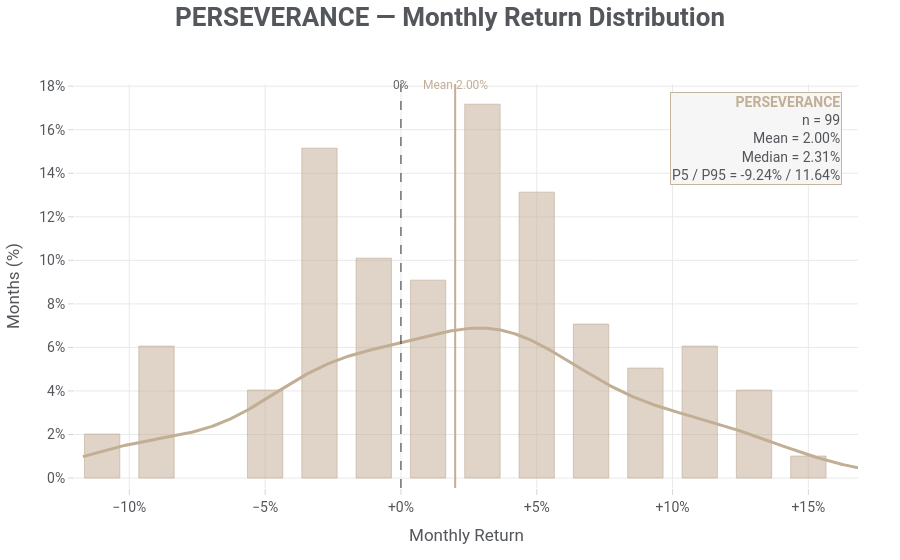
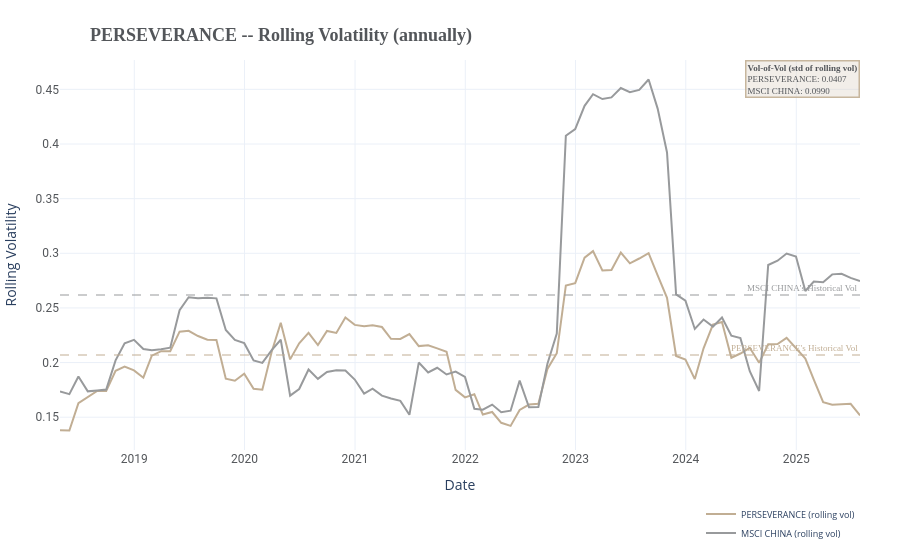

Source (notebook cell) for these figures, in order:
### Markdown cell above
### Summary of a Fund

### Code cell
funds['PERSEVERANCE'].summary_of_a_fund(funds['MSCI CHINA'],language="en")

### Figure 1 — Plotly figure (JSON) as saved in the notebook; plotly's stock layout.template omitted (floating-point values rounded to 4 significant figures; data arrays with more than 128 entries replaced by an {"elided": "..."} marker saying what was removed)
{"data": [{"histnorm": "percent", "hovertemplate": "<b>%{x.start:.2%} – %{x.end:.2%}</b><br>%{y:.1f}% of months<extra></extra>", "marker": {"color": "rgba(193,174,148,0.55)", "line": {"color": "rgba(193,174,148,0.85)", "width": 0.8}}, "name": "PERSEVERANCE", "nbinsx": 24, "opacity": 0.95, "showlegend": false, "type": "histogram", "x": [0.0235, 0.0191, 0.0704, 0.0471, 0.0231, 0.0741, 0.0376, 0.0514, 0.1079, -0.0331, -0.0027, -0.0141, 0.0286, -0.0528, -0.0383, -0.0372, 0.022, -0.1005, 0.0524, -0.0503, 0.0976, 0.0835, 0.0407, 0.0212, -0.0888, 0.0565, 0.0161, -0.0191, 0.0042, 0.0198, 0.0416, 0.1146, 0.0238, 0.0809, -0.0923, 0.1233, 0.0492, 0.1151, 0.1121, 0.0345, -0.0355, 0.0647, 0.1359, 0.0721, 0.0325, 0.0876, -0.09, 0.0622, 0.0542, -0.0319, 0.002, 0.0139, -0.0266, 0.0335, 0.0049, -0.0211, 0.0478, 0.0343, -0.0933, -0.025, 0.047, 0.0757, -0.0316, -0.0134, -0.1061, -0.0937, 0.1573, 0.0396, 0.1244, -0.0581, 0.0309, -0.028, -0.0948, 0.0252, 0.0574, -0.052, -0.0303, -0.0149, -0.0027, -0.0271, 0.0975, 0.1156, 0.1061, 0.0718, -0.0078, -0.0118, -0.0364, 0.0293, 0.1319, -0.0161, -0.0252, 0.0166, 0.0324, 0.049, 0.0225, -0.0308, -0.0126, 0.0412, 0.0141]}, {"hovertemplate": "<b>%{x:.2%}</b><br>%{y:.2f}% (smooth)<extra></extra>", "line": {"color": "#C1AE94", "width": 3}, "mode": "lines", "name": "KDE", "showlegend": false, "type": "scatter", "x": {"elided": "400 float values"}, "y": {"elided": "400 float values"}}], "layout": {"annotations": [{"font": {"color": "#666", "size": 12}, "showarrow": false, "text": "0%", "x": 0, "xref": "x", "y": 1.02, "yref": "paper"}, {"font": {"color": "#C1AE94", "size": 12}, "showarrow": false, "text": "Mean 2.00%", "x": 0.01997, "xref": "x", "y": 1.02, "yref": "paper"}, {"align": "right", "bgcolor": "#F6F6F7", "bordercolor": "rgba(193,174,148,0.9)", "borderwidth": 1, "showarrow": false, "text": "<span style='color:#C1AE94;'><b>PERSEVERANCE</b></span><br>n = 99<br>Mean = 2.00%<br>Median = 2.31%<br>P5 / P95 = -9.24% / 11.64%", "x": 0.98, "xanchor": "right", "xref": "paper", "y": 0.98, "yanchor": "top", "yref": "paper"}], "bargap": 0.35, "font": {"color": "#53565A", "family": "Montserrat, Roboto", "size": 14}, "hoverlabel": {"bgcolor": "white", "bordercolor": "rgba(193,174,148,0.6)", "font": {"color": "#333", "family": "Montserrat, Roboto", "size": 13}}, "hovermode": "x unified", "margin": {"b": 72, "l": 54, "r": 42, "t": 84}, "paper_bgcolor": "white", "plot_bgcolor": "white", "shapes": [{"line": {"color": "#2F2F2F", "dash": "dash", "width": 1}, "type": "line", "x0": 0, "x1": 0, "xref": "x", "y0": 0, "y1": 1, "yref": "paper"}, {"line": {"color": "#C1AE94", "width": 2}, "type": "line", "x0": 0.01997, "x1": 0.01997, "xref": "x", "y0": 0, "y1": 1, "yref": "paper"}], "title": {"font": {"size": 26}, "text": "<b>PERSEVERANCE — Monthly Return Distribution</b>", "x": 0.5, "xanchor": "center", "y": 0.97, "yanchor": "middle"}, "xaxis": {"gridcolor": "#e9e9ea", "showgrid": true, "tickcolor": "#d7d7d9", "tickformat": "+.0%", "ticklen": 6, "ticks": "outside", "title": {"text": "Monthly Return"}, "zeroline": false}, "yaxis": {"gridcolor": "#e9e9ea", "showgrid": true, "tickcolor": "#d7d7d9", "ticklen": 6, "ticks": "outside", "ticksuffix": "%", "title": {"text": "Months (%)"}, "zeroline": false}}}

### Figure 2 — Plotly figure (JSON) as saved in the notebook; plotly's stock layout.template omitted (floating-point values rounded to 4 significant figures)
{"data": [{"hovertemplate": "Date: %{x|%Y-%m}<br>Vol: %{y:.4f}<extra>Fund</extra>", "line": {"color": "#C1AE94", "dash": "solid", "width": 2}, "mode": "lines", "name": "PERSEVERANCE (rolling vol)", "type": "scatter", "x": ["2018-04-30T00:00:00", "2018-05-31T00:00:00", "2018-06-30T00:00:00", "2018-07-31T00:00:00", "2018-08-31T00:00:00", "2018-09-30T00:00:00", "2018-10-31T00:00:00", "2018-11-30T00:00:00", "2018-12-31T00:00:00", "2019-01-31T00:00:00", "2019-02-28T00:00:00", "2019-03-31T00:00:00", "2019-04-30T00:00:00", "2019-05-31T00:00:00", "2019-06-30T00:00:00", "2019-07-31T00:00:00", "2019-08-31T00:00:00", "2019-09-30T00:00:00", "2019-10-31T00:00:00", "2019-11-30T00:00:00", "2019-12-31T00:00:00", "2020-01-31T00:00:00", "2020-02-29T00:00:00", "2020-03-31T00:00:00", "2020-04-30T00:00:00", "2020-05-31T00:00:00", "2020-06-30T00:00:00", "2020-07-31T00:00:00", "2020-08-31T00:00:00", "2020-09-30T00:00:00", "2020-10-31T00:00:00", "2020-11-30T00:00:00", "2020-12-31T00:00:00", "2021-01-31T00:00:00", "2021-02-28T00:00:00", "2021-03-31T00:00:00", "2021-04-30T00:00:00", "2021-05-31T00:00:00", "2021-06-30T00:00:00", "2021-07-31T00:00:00", "2021-08-31T00:00:00", "2021-09-30T00:00:00", "2021-10-31T00:00:00", "2021-11-30T00:00:00", "2021-12-31T00:00:00", "2022-01-31T00:00:00", "2022-02-28T00:00:00", "2022-03-31T00:00:00", "2022-04-30T00:00:00", "2022-05-31T00:00:00", "2022-06-30T00:00:00", "2022-07-31T00:00:00", "2022-08-31T00:00:00", "2022-09-30T00:00:00", "2022-10-31T00:00:00", "2022-11-30T00:00:00", "2022-12-31T00:00:00", "2023-01-31T00:00:00", "2023-02-28T00:00:00", "2023-03-31T00:00:00", "2023-04-30T00:00:00", "2023-05-31T00:00:00", "2023-06-30T00:00:00", "2023-07-31T00:00:00", "2023-08-31T00:00:00", "2023-09-30T00:00:00", "2023-10-31T00:00:00", "2023-11-30T00:00:00", "2023-12-31T00:00:00", "2024-01-31T00:00:00", "2024-02-29T00:00:00", "2024-03-31T00:00:00", "2024-04-30T00:00:00", "2024-05-31T00:00:00", "2024-06-30T00:00:00", "2024-07-31T00:00:00", "2024-08-31T00:00:00", "2024-09-30T00:00:00", "2024-10-31T00:00:00", "2024-11-30T00:00:00", "2024-12-31T00:00:00", "2025-01-31T00:00:00", "2025-02-28T00:00:00", "2025-03-31T00:00:00", "2025-04-30T00:00:00", "2025-05-31T00:00:00", "2025-06-30T00:00:00", "2025-07-31T00:00:00"], "y": [0.1381, 0.1378, 0.1629, 0.1683, 0.174, 0.1739, 0.1925, 0.1964, 0.1929, 0.1862, 0.2063, 0.2104, 0.2103, 0.2283, 0.2291, 0.2243, 0.2209, 0.2206, 0.1852, 0.1834, 0.1899, 0.176, 0.1751, 0.2099, 0.2364, 0.2029, 0.2176, 0.2272, 0.2161, 0.229, 0.2271, 0.2412, 0.2345, 0.2333, 0.2341, 0.2325, 0.2217, 0.2217, 0.226, 0.2151, 0.2158, 0.213, 0.21, 0.175, 0.1682, 0.1711, 0.1525, 0.1548, 0.1449, 0.142, 0.1567, 0.1616, 0.1622, 0.1942, 0.2086, 0.2705, 0.2726, 0.296, 0.302, 0.2843, 0.2848, 0.3006, 0.2908, 0.2952, 0.3001, 0.2797, 0.2593, 0.2061, 0.2028, 0.1849, 0.2131, 0.2347, 0.237, 0.2044, 0.2083, 0.2135, 0.1997, 0.2167, 0.217, 0.2226, 0.2133, 0.2036, 0.1845, 0.1638, 0.1614, 0.1622, 0.1622, 0.1517]}, {"hovertemplate": "Date: %{x|%Y-%m}<br>Vol: %{y:.4f}<extra>Benchmark</extra>", "line": {"color": "#989A9C", "dash": "solid", "width": 2}, "mode": "lines", "name": "MSCI CHINA (rolling vol)", "type": "scatter", "x": ["2018-04-30T00:00:00", "2018-05-31T00:00:00", "2018-06-30T00:00:00", "2018-07-31T00:00:00", "2018-08-31T00:00:00", "2018-09-30T00:00:00", "2018-10-31T00:00:00", "2018-11-30T00:00:00", "2018-12-31T00:00:00", "2019-01-31T00:00:00", "2019-02-28T00:00:00", "2019-03-31T00:00:00", "2019-04-30T00:00:00", "2019-05-31T00:00:00", "2019-06-30T00:00:00", "2019-07-31T00:00:00", "2019-08-31T00:00:00", "2019-09-30T00:00:00", "2019-10-31T00:00:00", "2019-11-30T00:00:00", "2019-12-31T00:00:00", "2020-01-31T00:00:00", "2020-02-29T00:00:00", "2020-03-31T00:00:00", "2020-04-30T00:00:00", "2020-05-31T00:00:00", "2020-06-30T00:00:00", "2020-07-31T00:00:00", "2020-08-31T00:00:00", "2020-09-30T00:00:00", "2020-10-31T00:00:00", "2020-11-30T00:00:00", "2020-12-31T00:00:00", "2021-01-31T00:00:00", "2021-02-28T00:00:00", "2021-03-31T00:00:00", "2021-04-30T00:00:00", "2021-05-31T00:00:00", "2021-06-30T00:00:00", "2021-07-31T00:00:00", "2021-08-31T00:00:00", "2021-09-30T00:00:00", "2021-10-31T00:00:00", "2021-11-30T00:00:00", "2021-12-31T00:00:00", "2022-01-31T00:00:00", "2022-02-28T00:00:00", "2022-03-31T00:00:00", "2022-04-30T00:00:00", "2022-05-31T00:00:00", "2022-06-30T00:00:00", "2022-07-31T00:00:00", "2022-08-31T00:00:00", "2022-09-30T00:00:00", "2022-10-31T00:00:00", "2022-11-30T00:00:00", "2022-12-31T00:00:00", "2023-01-31T00:00:00", "2023-02-28T00:00:00", "2023-03-31T00:00:00", "2023-04-30T00:00:00", "2023-05-31T00:00:00", "2023-06-30T00:00:00", "2023-07-31T00:00:00", "2023-08-31T00:00:00", "2023-09-30T00:00:00", "2023-10-31T00:00:00", "2023-11-30T00:00:00", "2023-12-31T00:00:00", "2024-01-31T00:00:00", "2024-02-29T00:00:00", "2024-03-31T00:00:00", "2024-04-30T00:00:00", "2024-05-31T00:00:00", "2024-06-30T00:00:00", "2024-07-31T00:00:00", "2024-08-31T00:00:00", "2024-09-30T00:00:00", "2024-10-31T00:00:00", "2024-11-30T00:00:00", "2024-12-31T00:00:00", "2025-01-31T00:00:00", "2025-02-28T00:00:00", "2025-03-31T00:00:00", "2025-04-30T00:00:00", "2025-05-31T00:00:00", "2025-06-30T00:00:00", "2025-07-31T00:00:00"], "y": [0.1735, 0.1711, 0.1873, 0.1737, 0.1745, 0.1753, 0.202, 0.2176, 0.2208, 0.2124, 0.2113, 0.2121, 0.2136, 0.2479, 0.2597, 0.2588, 0.2593, 0.2587, 0.2298, 0.2208, 0.2178, 0.202, 0.1997, 0.2114, 0.2209, 0.1697, 0.1758, 0.1936, 0.1851, 0.1914, 0.193, 0.1927, 0.1845, 0.1716, 0.1761, 0.1698, 0.1671, 0.1649, 0.1523, 0.2, 0.1909, 0.1952, 0.1891, 0.1917, 0.1869, 0.1578, 0.1569, 0.1615, 0.1545, 0.156, 0.1835, 0.159, 0.1592, 0.199, 0.2265, 0.4076, 0.4137, 0.435, 0.4456, 0.4411, 0.4426, 0.4512, 0.4474, 0.4495, 0.459, 0.4324, 0.3922, 0.2624, 0.2567, 0.2308, 0.2394, 0.2329, 0.2412, 0.2246, 0.2224, 0.1921, 0.1739, 0.2893, 0.2932, 0.2997, 0.297, 0.2655, 0.2742, 0.2735, 0.2807, 0.2812, 0.2775, 0.2746]}], "layout": {"annotations": [{"align": "left", "bgcolor": "rgba(0,0,0,0)", "font": {"color": "#C1AE94", "family": "Roboto Bold", "size": 9}, "showarrow": false, "text": "PERSEVERANCE's Historical Vol", "x": 1, "xanchor": "right", "xref": "x domain", "y": 0.2069, "yanchor": "bottom", "yref": "y"}, {"align": "left", "bgcolor": "rgba(0,0,0,0)", "font": {"color": "#989A9C", "family": "Roboto Bold", "size": 9}, "showarrow": false, "text": "MSCI CHINA's Historical Vol", "x": 1, "xanchor": "right", "xref": "x domain", "y": 0.2618, "yanchor": "bottom", "yref": "y"}, {"align": "left", "bgcolor": "rgba(218, 206, 191,0.35)", "bordercolor": "rgba(193,174,148,0.9)", "borderwidth": 1.5, "font": {"color": "rgba(83,86,90,1)", "family": "Roboto Bold", "size": 9}, "showarrow": false, "text": "<b>Vol-of-Vol (std of rolling vol)</b><br>PERSEVERANCE: 0.0407<br>MSCI CHINA: 0.0990", "x": 1, "xanchor": "right", "xref": "paper", "y": 1, "yanchor": "top", "yref": "paper"}], "hovermode": "x unified", "legend": {"font": {"size": 9}, "orientation": "v", "x": 1, "xanchor": "right", "y": -0.25, "yanchor": "bottom"}, "margin": {"b": 100, "l": 60, "r": 40, "t": 60}, "shapes": [{"line": {"color": "rgba(193, 174, 148, 0.5)", "dash": "dash"}, "type": "line", "x0": 0, "x1": 1, "xref": "x domain", "y0": 0.2069, "y1": 0.2069, "yref": "y"}, {"line": {"color": "rgba(152,154,156,0.5)", "dash": "dash"}, "type": "line", "x0": 0, "x1": 1, "xref": "x domain", "y0": 0.2618, "y1": 0.2618, "yref": "y"}], "title": {"font": {"color": "#53565A", "family": "Roboto Bold", "size": 18}, "text": "<b>PERSEVERANCE -- Rolling Volatility (annually)<b>", "x": 0.1, "xanchor": "left", "y": 0.95, "yanchor": "top"}, "xaxis": {"tickfont": {"color": "#53565A", "family": "Roboto", "size": 12}, "title": {"text": "Date"}}, "yaxis": {"tickfont": {"color": "#53565A", "family": "Roboto", "size": 12}, "title": {"text": "Rolling Volatility"}}}}
